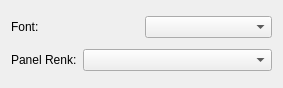
<?xml version="1.0" encoding="UTF-8"?>
<ui version="4.0">
 <class>plasmoidConfig</class>
 <widget class="QWidget" name="plasmoidConfig">
  <property name="geometry">
   <rect>
    <x>0</x>
    <y>0</y>
    <width>283</width>
    <height>88</height>
   </rect>
  </property>
  <property name="sizePolicy">
   <sizepolicy hsizetype="Expanding" vsizetype="Preferred">
    <horstretch>0</horstretch>
    <verstretch>0</verstretch>
   </sizepolicy>
  </property>
  <layout class="QVBoxLayout" name="verticalLayout">
   <item>
    <layout class="QHBoxLayout" name="horizontalLayout">
     <item>
      <widget class="QLabel" name="label">
       <property name="text">
        <string>Font:</string>
       </property>
      </widget>
     </item>
     <item>
      <widget class="KFontComboBox" name="kcfg_textFont"/>
     </item>
    </layout>
   </item>
   <item>
    <layout class="QHBoxLayout" name="horizontalLayout_3">
     <item>
      <widget class="QLabel" name="label_2">
       <property name="text">
        <string>Panel Renk:</string>
       </property>
      </widget>
     </item>
     <item>
      <widget class="KColorCombo" name="kcfg_panelColor">
       <property name="sizePolicy">
        <sizepolicy hsizetype="Expanding" vsizetype="Fixed">
         <horstretch>0</horstretch>
         <verstretch>0</verstretch>
        </sizepolicy>
       </property>
      </widget>
     </item>
    </layout>
   </item>
  </layout>
 </widget>
 <customwidgets>
  <customwidget>
   <class>KColorCombo</class>
   <extends>QComboBox</extends>
   <header>kcolorcombo.h</header>
  </customwidget>
  <customwidget>
   <class>KComboBox</class>
   <extends>QComboBox</extends>
   <header>kcombobox.h</header>
  </customwidget>
  <customwidget>
   <class>KFontComboBox</class>
   <extends>KComboBox</extends>
   <header>kfontcombobox.h</header>
  </customwidget>
 </customwidgets>
 <resources/>
 <connections/>
</ui>
